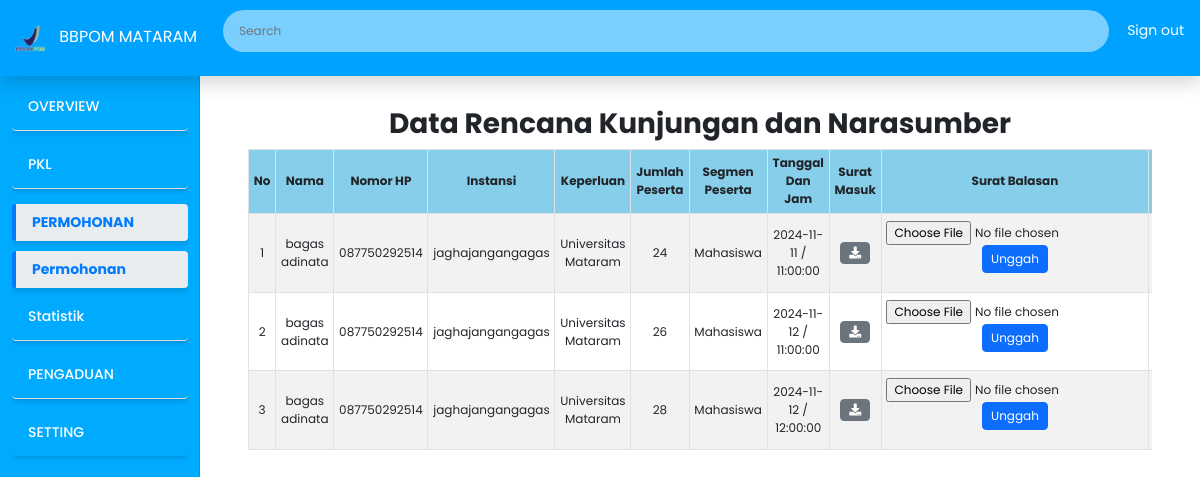
Screenshot of /admin_tamu.php (signed in) with the database file from the repository.
### tables this page shows
CREATE TABLE `kunjungan` (
  `id` int(11) NOT NULL,
  `nama` varchar(255) DEFAULT NULL,
  `no_hp` varchar(20) DEFAULT NULL,
  `instansi` varchar(100) DEFAULT NULL,
  `keperluan` text NOT NULL,
  `jumlah_peserta` int(11) NOT NULL,
  `segmen_peserta` varchar(50) NOT NULL,
  `tanggal` date NOT NULL,
  `jam` time NOT NULL,
  `surat_masuk` varchar(255) DEFAULT NULL,
  `surat_balasan` varchar(255) DEFAULT NULL,
  `status_kunjungan` varchar(255) DEFAULT NULL,
  `kode_unik` varchar(20) DEFAULT NULL
);

### admin_tamu.php (the view, shortened to what this page needs)
<?php
include('koneksi.php');
?>
<!DOCTYPE html>
<html lang="en">
<head>
    <link href="https://cdnjs.cloudflare.com/ajax/libs/font-awesome/5.15.4/css/all.min.css" rel="stylesheet">
    <link rel="stylesheet" href="https://cdn.jsdelivr.net/npm/sweetalert2@11/dist/sweetalert2.min.css">
    <link href="https://cdn.jsdelivr.net/npm/bootstrap@5.0.2/dist/css/bootstrap.min.css" rel="stylesheet"
>
    <link rel="stylesheet" href="Asset/CSS/custom2.css">
</head>
<body>
<?php include 'header_admin.php'; ?>
    <div class="container-fluid">
        <div class="row">
        <?php include('sidebar_admin.php'); ?>
            <div class="col-md-9 ms-sm-auto col-lg-10 px-md-4 main-content">
                <div class="container mt-3">
                    <div class="text-center">
                        <h3 class="fw-bold">Data Rencana Kunjungan dan Narasumber</h3>
                    </div>
                    <div class="table-responsive">
                        <table class="table table-bordered table-striped table-hover text-center">
                            <thead class="table" style="background-color: skyblue;">
                                <tr>
                                    <th scope="col">No</th>
                                    <th scope="col">Nama</th>
                                    <th scope="col">Nomor HP</th>
                                    <th scope="col">Instansi</th>
                                    <th scope="col">Keperluan</th>
                                    <th scope="col">Jumlah Peserta</th>
                                    <th scope="col">Segmen Peserta</th>
                                    <th scope="col">Tanggal Dan Jam</th>
                                    <th scope="col">Surat Masuk</th>
                                    <th scope="col">Surat Balasan</th>
                                    <th scope="col">Status</th>
                                </tr>
                            </thead>
                            <tbody>
                            <?php
                            $sql2 = "SELECT * FROM kunjungan ";
                            $result2 = mysqli_query($conn, $sql2);
                            $no = 1;
                            while ($row2 = mysqli_fetch_assoc($result2)) {
                                $status = $row2['status_kunjungan'] =='Diterima' || $row2['status_kunjungan'] == 'Ditolak' ? $row2['status_kunjungan'] : "
                                    <form action='function/update_kunjungan.php' method='POST'>
                                        <input type='hidden' name='id' value='" . htmlspecialchars($row2['id']) . "'>
                                        <button type='submit' name='status' value='Diterima' class='btn btn-success'>Diterima</button>
                                        <button type='submit' name='status' value='Ditolak' class='btn btn-danger'>Ditolak</button>
                                    </form>";
                                echo "<tr>";
                                echo "<td scope='row'>{$no}</td>";
                                echo "<td>{$row2['nama']}</td>";
                                echo "<td>{$row2['no_hp']}</td>";
                                echo "<td>{$row2['instansi']}</td>";
                                echo "<td>{$row2['keperluan']}</td>";
                                echo "<td>{$row2['jumlah_peserta']}</td>";
                                echo "<td>{$row2['segmen_peserta']}</td>";
                                echo "<td>{$row2['tanggal']} / {$row2['jam']}</td>";
                                echo "<td>
                                        <a href='{$row2['surat_masuk']}' download='{$row2['surat_masuk']}' class='btn btn-secondary'>
                                            <i class='fas fa-download'></i>
                                        </a>
                                    </td>";
                                echo "<td>";
                                    if (empty($row2['surat_balasan'])) {
                                        echo "
                                            <form action='function/update_balasan_tamu.php' method='POST' enctype='multipart/form-data'>
                                            <input type='file' name='surat_balasan' id='surat_balasan' required>
                                            <input type='hidden' name='id' id='id' value='{$row2['id']}'>
                                            <input type='hidden' name='nama' id='nama' value='{$row2['nama']}'  >
                                            <button type='submit' name='submit' class='btn btn-primary'>Unggah</button>
                                            </form>";
                                    } else {
                                        echo "
                                            <a href='{$row2['surat_balasan']}' download='{$row2['surat_balasan']}' class='btn btn-secondary'>
                                            <i class='fas fa-download'></i>
                                        </a>
                                            ";
                                    }
                                    echo "</td>";
                                    echo "<td>{$status}</td>";
                                echo "</tr>";
                                $no++;
                            }
                            ?>
                            </tbody>
                        </table>
                    </div>
                </div>
            </div>
        </div>
    </div>
</body>
</html>

### Asset/CSS/custom2.css (style rules this page uses)
body { font-size: 0.875rem; margin: 0; padding: 0; font-family: 'Poppins', sans-serif; }
.text-center { font-size: 20px; }
.main-content { padding-top: 70px; padding-left: 250px; }
.table { font-size: 0.75rem; }
.table th, .table td { padding: 0.3rem; vertical-align: middle; }
.btn { font-size: 0.75rem; padding: 0.25rem 0.5rem; }

### rows the page displays
kunjungan: nama "bagas adinata", no_hp "087750292514", instansi "jaghajangangagas", keperluan "Universitas Mataram", jumlah_peserta "24", segmen_peserta "Mahasiswa", tanggal "2024-11-11", jam "11:00:00"
kunjungan: nama "bagas adinata", no_hp "087750292514", instansi "jaghajangangagas", keperluan "Universitas Mataram", jumlah_peserta "26", segmen_peserta "Mahasiswa", tanggal "2024-11-12", jam "11:00:00"
kunjungan: nama "bagas adinata", no_hp "087750292514", instansi "jaghajangangagas", keperluan "Universitas Mataram", jumlah_peserta "28", segmen_peserta "Mahasiswa", tanggal "2024-11-12", jam "12:00:00"

### other values shown
$item['title'] "OVERVIEW"
$item['title'] "PKL"
$item['title'] "PERMOHONAN"
$submenu['title'] "Permohonan"
$submenu['title'] "Statistik"
$item['title'] "PENGADUAN"
$item['title'] "SETTING"
